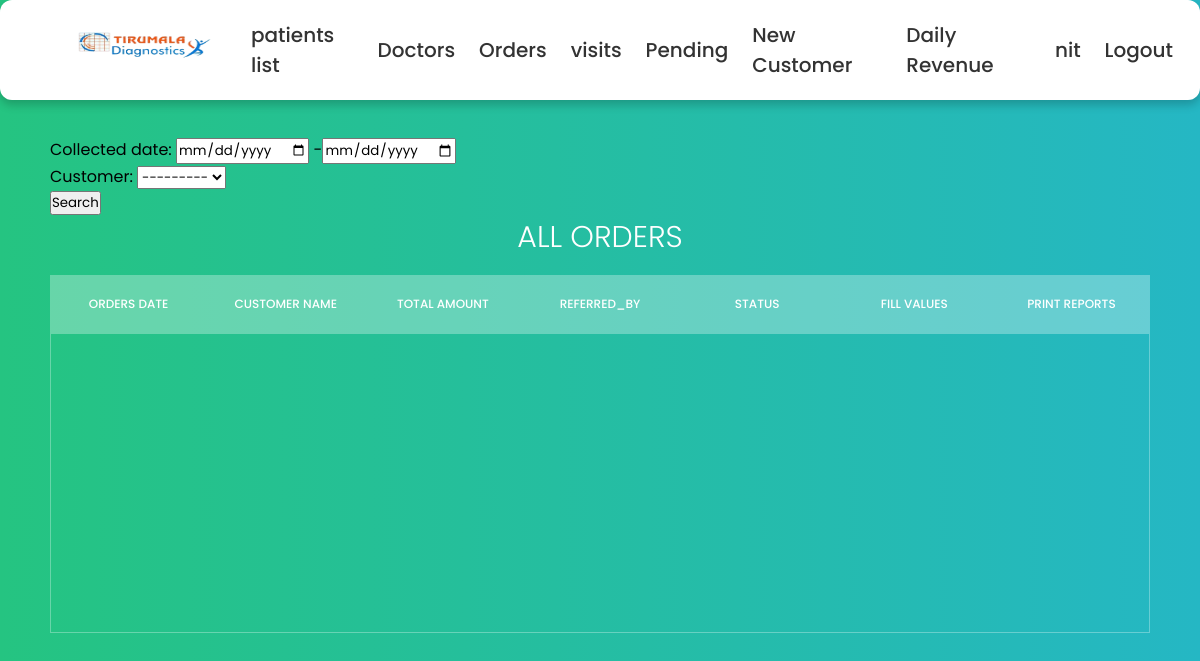
Before: /orders_list (signed in) with the older database file.
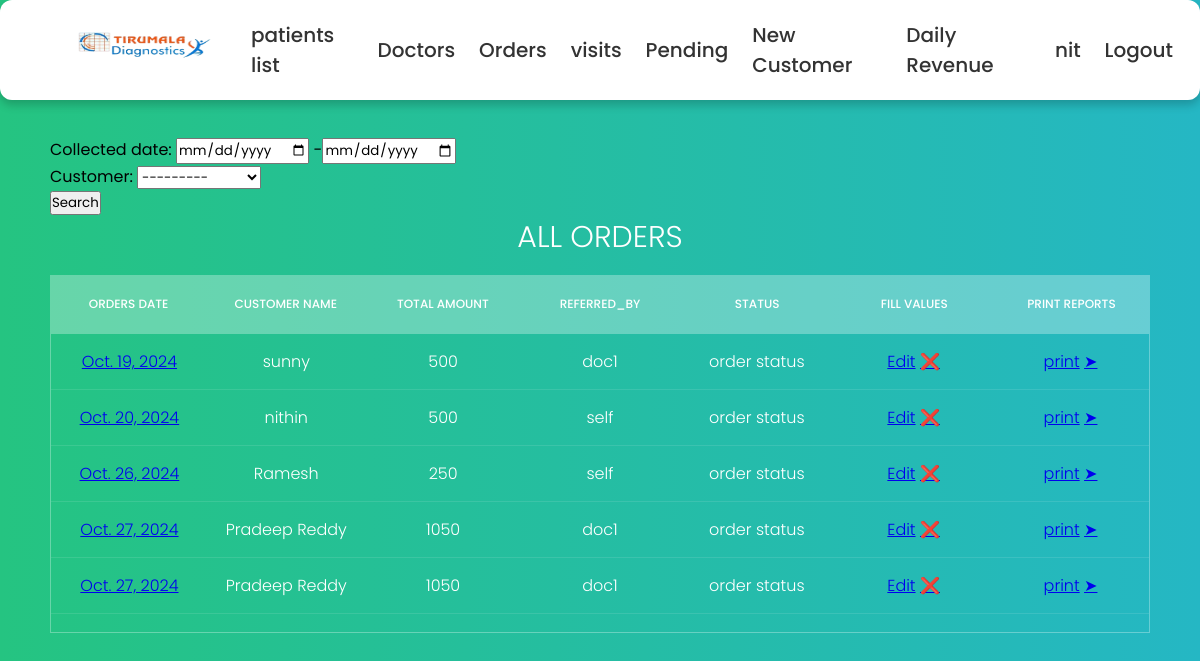
After: the same page with the newer database file.
### details/models.py (models this page shows, shortened)
class Order(models.Model):
    def get_total(self):
        total = sum(test.price for test in self.tests.all())
        return total
    collected_at = models.ForeignKey(Locations, on_delete=models.DO_NOTHING,null=True)
    referred_by = models.ForeignKey(Doctor, on_delete=models.DO_NOTHING,null=True)
    collected_date = models.DateField(null= True)
    expected_complete_date = models.DateField(null=True)
    tests = models.ManyToManyField(Test, blank=False)
    customer = models.ForeignKey(Customer,on_delete=models.DO_NOTHING, blank=False)
    order_id = models.UUIDField(default=uuid.uuid4, primary_key=True)
    collected_by = models.ForeignKey(Tech, on_delete=models.DO_NOTHING,null=True, related_name='collected_by', blank = True)
    tested_by = models.ForeignKey(Tech, on_delete=models.DO_NOTHING,null=True, related_name='tested_by', blank = True)
    report_by = models.ForeignKey(Tech, on_delete=models.DO_NOTHING,null=True, related_name='report_by',blank=True)
    collected_datetime = models.DateTimeField(null=True)  # For date and time
    tested_datetime = models.DateTimeField(null=True)  # For date and time
    report_datetime = models.DateTimeField(null=True)  # For date and time
    hba1c = models.CharField(max_length=10, blank= True)
    blood_urea_nitrogen = models.CharField(max_length=10, blank=True)
    cotinine = models.CharField(max_length=10, blank=True)
    esr_1_hour = models.CharField(max_length=10, blank=True)
    hbsag = models.CharField(max_length=10, blank=True)
    hiv_1_and_2 = models.CharField(max_length=10, blank=True)
    colour = models.CharField(max_length=10, blank=True)
    specific_gravity = models.CharField(max_length=10, blank=True)
    ph = models.CharField(max_length=10, blank=True)
    blood = models.CharField(max_length=10, blank=True)
    albumin = models.CharField(max_length=10, blank=True)
    sugar = models.CharField(max_length=10, blank=True)
    ketone_bodies = models.CharField(max_length=10, blank=True)
    nitrite = models.CharField(max_length=10, blank=True)
    urobilinogen = models.CharField(max_length=10, blank=True)
    leucocytes = models.CharField(max_length=10, blank=True)
    bile_salts = models.CharField(max_length=10, blank=True)
    bile_pigments = models.CharField(max_length=10, blank=True)
    pus_cells = models.CharField(max_length=10, blank=True)
    epithelial_cells = models.CharField(max_length=10, blank=True)
    rbcs = models.CharField(max_length=10, blank=True)
    bacteria = models.CharField(max_length=10, blank=True)
    others = models.CharField(max_length=10, blank=True)
    haemoglobin = models.CharField(max_length=10, blank=True)
    rbc_count = models.CharField(max_length=10, blank=True)
    pcv = models.CharField(max_length=10, blank=True)
    platelets = models.CharField(max_length=10, blank=True)
    wbc = models.CharField(max_length=10, blank=True)
    neutrophils = models.CharField(max_length=10, blank=True)
    lymphocytes = models.CharField(max_length=10, blank=True)
    eosinophils = models.CharField(max_length=10, blank=True)
    monocytes = models.CharField(max_length=10, blank=True)
    basophils = models.CharField(max_length=10, blank=True)
    mcv = models.CharField(max_length=10, blank=True)
    mchc = models.CharField(max_length=10, blank=True)
    mch = models.CharField(max_length=10, blank=True)
    random_blood_sugar = models.CharField(max_length=10, blank=True)
    uric_acid = models.CharField(max_length=10, blank=True)
    serum_creatinine = models.CharField(max_length=10, blank=True)
    total_cholesterol = models.CharField(max_length=10, blank=True)
    hdl = models.CharField(max_length=10, blank=True)
    ldl = models.CharField(max_length=10, blank=True)
    vldl = models.CharField(max_length=10, blank=True)
    triglycerides = models.CharField(max_length=10, blank=True)
    chol_hdl_ratio = models.CharField(max_length=10, blank=True)
    total_bilirubin = models.CharField(max_length=10, blank=True)
    direct_bilirubin = models.CharField(max_length=10, blank=True)
    indirect_bilirubin = models.CharField(max_length=10, blank=True)
    alkaline_phosphatase = models.CharField(max_length=10, blank=True)
    serum_gpt = models.CharField(max_length=10, blank=True)
    serum_got = models.CharField(max_length=10, blank=True)
    total_proteins = models.CharField(max_length=10, blank=True)
    albumin = models.CharField(max_length=10, blank=True)
    globulin = models.CharField(max_length=10, blank=True)
    alb_glob_ratio = models.CharField(max_length=10, blank=True)
    ggtp = models.CharField(max_length=10, blank=True)

class Customer(models.Model):
    user = models.OneToOneField(User, on_delete=models.CASCADE, null=True)  # Add this line
    title = models.ForeignKey(Title, on_delete=models.DO_NOTHING,null=True)
    patient_name = models.CharField(max_length=50)
    mobile = models.IntegerField(null=True)
    email = models.EmailField(null=True)
    gender = models.ForeignKey(Gender, on_delete=models.DO_NOTHING,null=True)
    age = models.CharField(max_length=4, null=True)
    patient_address = models.CharField(max_length=150)
    def __str__(self):
        return self.patient_name

class Test(models.Model):
    is_collected = {('yes', 'yes'),
              ('no', 'no')}
    test_id = models.AutoField(primary_key=True)
    test_name = models.CharField(max_length=50)
    collection_status = models.CharField(max_length=20, choices=is_collected, blank=False, default='no')
    price = models.IntegerField()

class Doctor(models.Model):
    doctor_name = models.CharField(max_length=50)
    commission = models.IntegerField()
    doctor_mobile = models.IntegerField(null=True)
    doctor_email = models.EmailField(null=True)
    def __str__(self):
        return self.doctor_name

### details/views.py (the view)
# urls.py: path('orders_list',orders_list, name='orders_list'),
@login_required(login_url='user_login')
@group_required(['Techician'])
def orders_list(request):
    f = OrderFilter(request.GET, queryset=Order.objects.all())
    return render(request, 'orders.html', {'filter': f})

### details/views.py (called while the page is built)
def group_required(group_names):
    if not isinstance(group_names, (list, tuple)):
        group_names = [group_names]  # Ensure it's always a list or tuple
    def in_groups(user):
        return user.is_authenticated and (user.is_superuser or user.groups.filter(name__in=group_names).exists())
    return user_passes_test(in_groups)

### details/Templates/orders.html (shortened to what this page needs)
{% extends "base.html" %}
{% block content%}
<section>
  <form method="get">
    {{ filter.form.as_p }}
    <button type="submit">Search</button>
  </form>
    <h1>All Orders</h1>
    <div class="tbl-header">
      <table cellpadding="0" cellspacing="0" border="0">
        <thead>
          <tr>
            <th>Orders Date</th>
            <th>Customer Name</th>
            <th>total amount</th>
            <th>referred_by</th>
            <th>status </th>
            <th>fill values </th>
            <th>print reports </th>
          </tr>
        </thead>
      </table>
    </div>
    <div class="tbl-content">
      <table cellpadding="0" cellspacing="0" border="0">
        {% for order in filter.qs%}
        <tbody>
            <tr>
                <td><a href="{% url 'order_details' order.order_id %}"> {{order.collected_date}}</a></td>
                <td>{{order.customer.patient_name}}</td>
                <td> {{order.get_total}}</td>
                <td> {{order.referred_by}}</td>
                <td> order status</td>
                <td><a href="{% url 'fill_values' order.order_id %}"> Edit</a>
                    <a href="{% url 'delete_order' order.order_id %}"> ❌</a>
                </td>
                <td>
                  <a href="{% url 'generate_pdf_for_tests' order.order_id %}"> print</a>
                  <a target= "blank" href="{% url 'share_report' order_id=order.order_id %}" class="btn btn-primary">➤
                  </a>
                </td>
            </tr>
        </tbody>
    </div>
        {% endfor %}
      </table>
  </section>
{% endblock %}

Changed rows visible on the page:
added Order: collected_date "Oct. 19, 2024", customer.patient_name "sunny", get_total "500", referred_by "doc1"
added Order: collected_date "Oct. 20, 2024", customer.patient_name "nithin", get_total "500", referred_by "self"
added Order: collected_date "Oct. 26, 2024", customer.patient_name "Ramesh", get_total "250", referred_by "self"
added Order: collected_date "Oct. 27, 2024", customer.patient_name "Pradeep Reddy", get_total "1050", referred_by "doc1"
added Order: collected_date "Oct. 27, 2024", customer.patient_name "Pradeep Reddy", get_total "1050", referred_by "doc1"
